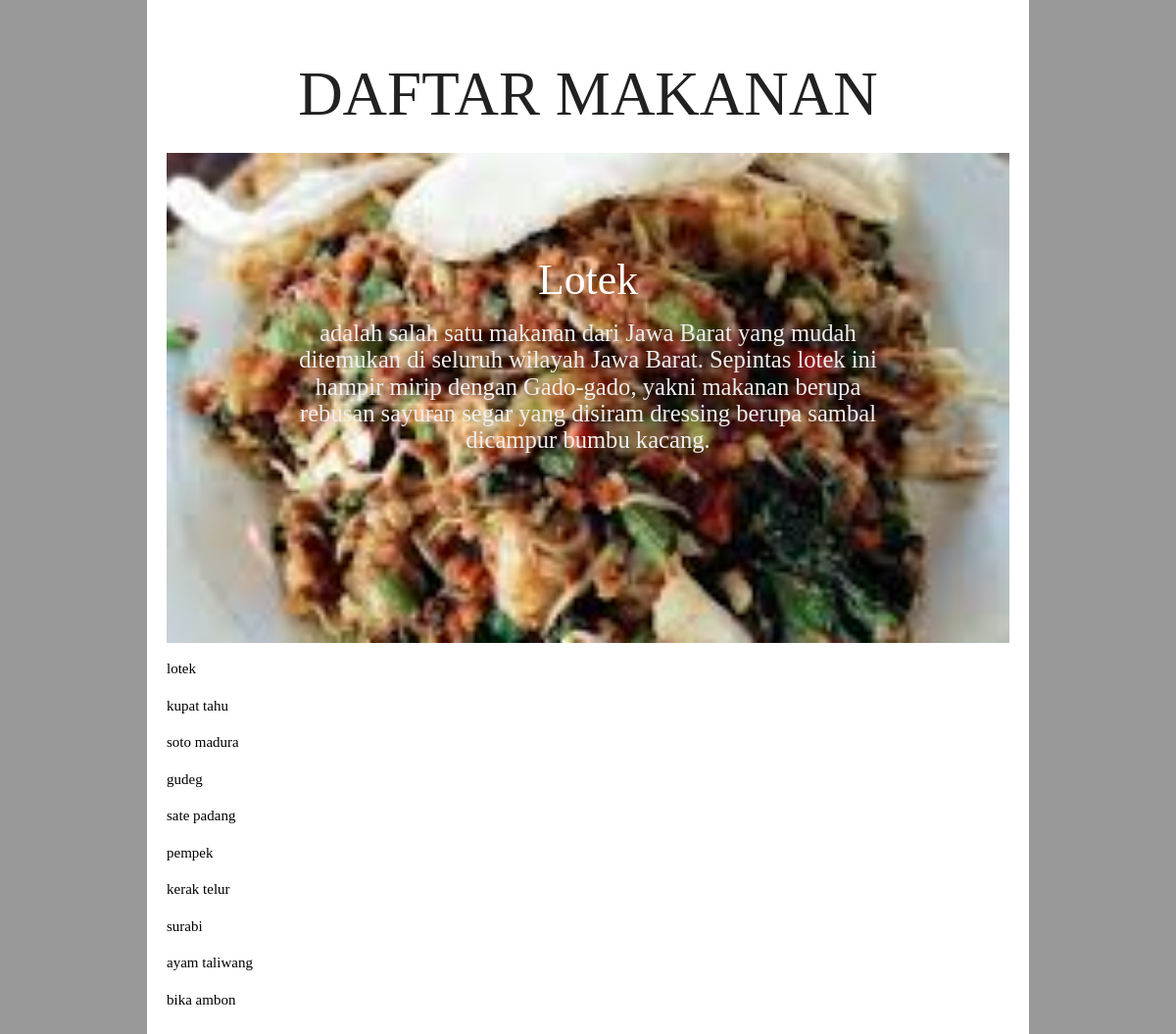
Screenshot of /latihan5c/index.php with the database file from the repository.
### tables this page shows
CREATE TABLE `makanan` (
  `id` int(11) NOT NULL,
  `img` varchar(100) NOT NULL,
  `nama_makanan` varchar(100) NOT NULL,
  `asal_daerah` varchar(100) NOT NULL,
  `ketersediaan` varchar(100) NOT NULL,
  `harga` varchar(100) NOT NULL
);

### latihan5c/php/functions.php (called while the page is built)
<?php
function koneksi() {
	$conn = mysqli_connect("localhost","root","")or die ("koneksi ke DB gagal");
	mysqli_select_db($conn,"tubes_193040082")or die ("Database salah!");
	return $conn;
}
function query($sql){
	$conn = koneksi();
	$result = mysqli_query($conn, "$sql");
	$rows = [];
	while ($row = mysqli_fetch_assoc($result)) {
		$rows[] = $row;
	}
return $rows;
}
?>

### latihan5c/index.php (the view, shortened to what this page needs)
<?php
    require 'php/functions.php';
    $makanan = query("SELECT * FROM makanan")
?>
<!DOCTYPE html>
<html lang="en">
<head>
      <link type="text/css" rel="stylesheet" href="css/materialize.min.css"  media="screen,projection"/>
      <link rel="stylesheet" href="css/style.css">
</head>
<body>
<div class="container">
    <h1>DAFTAR MAKANAN</h1>
      <div class="slider">
            <ul class="slides">
              <li>
                <img src="assets/img/lotek.jpg">
                <div class="caption center-align">
                  <h3>Lotek</h3>
                  <h5 class="light grey-text text-lighten-3">adalah salah satu makanan dari Jawa Barat yang mudah ditemukan di seluruh wilayah Jawa Barat. Sepintas lotek ini hampir mirip dengan Gado-gado, yakni makanan berupa rebusan sayuran segar yang disiram dressing berupa sambal dicampur bumbu kacang.</h5>
                </div>
              </li>
            </ul>
        </div>
    <?php foreach ($makanan as $mkn) : ?>
        <p class="nama">
            <a href="php/detail.php?id=<?= $mkn['id'] ?>">
                <?= $mkn["nama_makanan"] ?>
            </a>
        </p>
    <?php endforeach; ?>
</div>
</body>
</html>

### latihan5c/css/style.css (style rules this page uses)
h1 { text-align: center; }
body { font-family: georgia; background-color: #999999; }
a { color: black; }
.container { width: 900px; margin-top: 0px; margin-bottom: 0px; margin-left: auto; margin-right: auto; padding-top: 20px; padding-right: 20px; padding-left: 20px; padding-bottom: 20px; background-color: #fff; }

### rows the page displays
makanan: nama_makanan "lotek"
makanan: nama_makanan "kupat tahu"
makanan: nama_makanan "soto madura"
makanan: nama_makanan "gudeg"
makanan: nama_makanan "sate padang"
makanan: nama_makanan "pempek"
makanan: nama_makanan "kerak telur"
makanan: nama_makanan "surabi"
makanan: nama_makanan "ayam taliwang"
makanan: nama_makanan "bika ambon"
